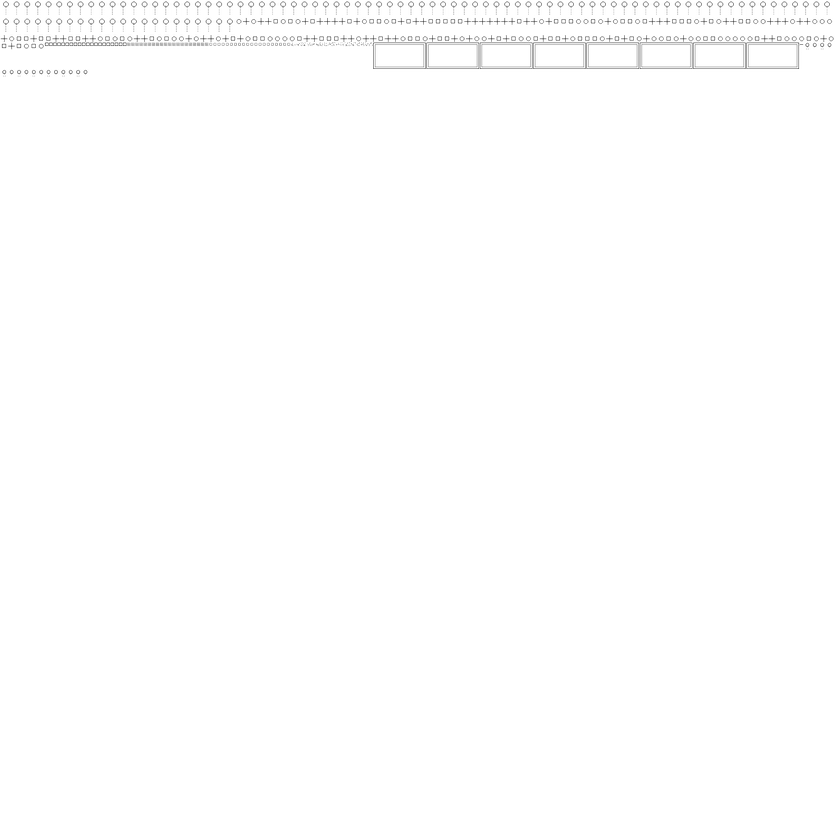
#> input picture assets/packs/pox-ultimate-production-pack/atlases/atlas_ultimate.png, 840 x 840 px, shrunk from 2048 x 2048 before the run
$ python export_2bpp.py ../atlases/atlas_ultimate.png ../atlases/atlas_ultimate.png
#> lines starting #> are read from the running program, lines starting #| are printed output that depends on the picture

from PIL import Image
import sys

def export_2bpp(path,out_path):
#> called with path = '../atlases/atlas_ultimate.png', out_path = '../atlases/atlas_ultimate.png'
    img=Image.open(path).convert("L")
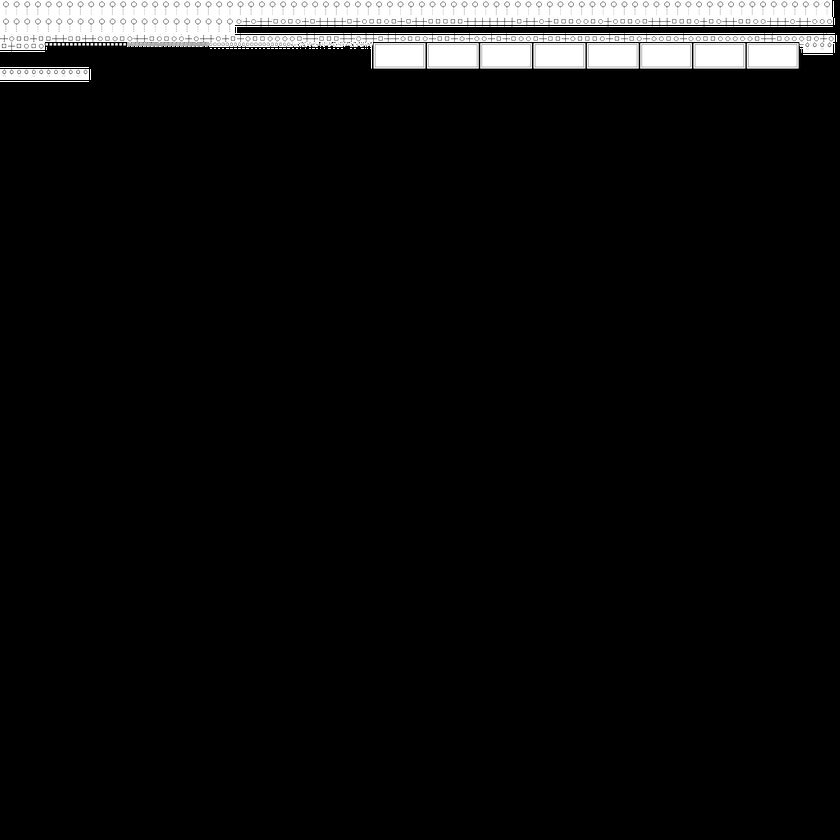
#> img: PIL image 840x840 L; min 0, max 255, mean 15.1
    w,h=img.size
#> w = 840; h = 840
    data=bytearray()
    for y in range(h):
        for x in range(0,w,4):
            byte=0
            for i in range(4):
                px=img.getpixel((x+i,y))
                val=px//64
                byte|=(val&0x03)<<(6-2*i)
            data.append(byte)
    with open(out_path,"wb") as f:
        f.write(data)

if __name__=="__main__":
    export_2bpp(sys.argv[1],sys.argv[2])
